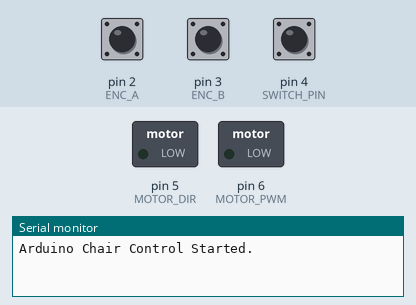
Bench run of a sketch on a simulated Arduino Uno, built with avr-gcc and run on an emulated ATmega328P. On the bench: switched loads named in the sketch (green lamp = pin HIGH), the last lines printed to the serial monitor. The inputs (shaded band) are chosen by the test bench; at power-on: pin 4 (SWITCH_PIN) HIGH, pin 2 (ENC_A) HIGH, pin 3 (ENC_B) HIGH.

Above: at 1.2 s.
1.3 s: pin 4 (SWITCH_PIN) pulled LOW for 0.15 s
At 2.1 s:
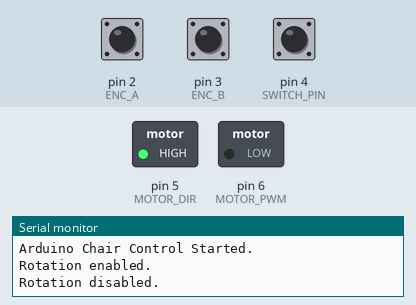
2.9 s: pin 4 (SWITCH_PIN) pulled LOW for 3.2 s
At 3.9 s:
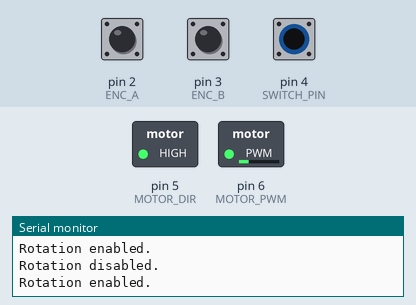
Timing chart, 0 to 7.6 s (numbered marks = the images above; inputs shaded):
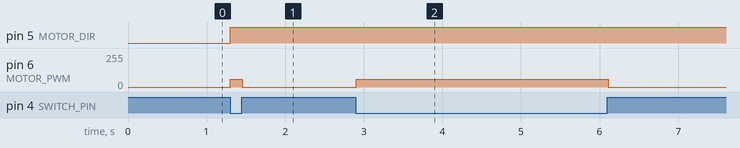

The sketch:

Rotating_Chair.ino
```cpp
#define ENC_A 2         // Rotary Encoder Channel A
#define ENC_B 3         // Rotary Encoder Channel B
#define SWITCH_PIN 4    // On/Off switch
#define MOTOR_DIR 5     // Motor direction control
#define MOTOR_PWM 6     // Motor speed control (PWM pin)

// Variables for encoder
volatile long encoderPosition = 0;   // Accumulated rotation
volatile bool lastA = false;         // Track last state of ENC_A
volatile bool lastB = false;         // Track last state of ENC_B

// User-defined max motor speed (0-255 for analogWrite)
int maxMotorSpeed = 180;  // Adjust as needed
// Motor speed offset to handle slow movement
int minMotorSpeed = 60;

// Debounce/safety
bool rotationEnabled = false;

void setup() {
  Serial.begin(9600);

  // Pin modes
  pinMode(ENC_A, INPUT_PULLUP);
  pinMode(ENC_B, INPUT_PULLUP);
  pinMode(SWITCH_PIN, INPUT_PULLUP);   // On/Off switch
  pinMode(MOTOR_DIR, OUTPUT);
  pinMode(MOTOR_PWM, OUTPUT);

  // Attach interrupts for the encoder
  attachInterrupt(digitalPinToInterrupt(ENC_A), updateEncoder, CHANGE);
  attachInterrupt(digitalPinToInterrupt(ENC_B), updateEncoder, CHANGE);

  // Read initial switch state
  rotationEnabled = (digitalRead(SWITCH_PIN) == LOW) ? true : false;

  // Initial motor off
  digitalWrite(MOTOR_DIR, LOW);
  analogWrite(MOTOR_PWM, 0);

  Serial.println("Arduino Chair Control Started.");
}

void loop() {
  // Check On/Off switch state
  bool currentSwitch = (digitalRead(SWITCH_PIN) == LOW);
  if (currentSwitch != rotationEnabled) {
    rotationEnabled = currentSwitch;
    if (!rotationEnabled) {
      // Turn off motor if switch is turned off
      analogWrite(MOTOR_PWM, 0);
      Serial.println("Rotation disabled.");
    } else {
      Serial.println("Rotation enabled.");
    }
  }

  // Calculate motor speed based on encoderPosition
  // (In a real system, you'd map 'encoderPosition' to a speed or position)
  long currentPos = encoderPosition;
  // For demonstration, use absolute value to define speed
  int speedVal = abs(currentPos) % 255; // Quick example mapping
  speedVal = constrain(speedVal, minMotorSpeed, maxMotorSpeed);

  // Determine direction based on sign of encoderPosition
  // Positive = one direction, negative = the other
  bool dir = (currentPos >= 0);

  if (rotationEnabled) {
    // Set motor direction
    digitalWrite(MOTOR_DIR, dir ? HIGH : LOW);
    // Set motor speed (PWM)
    analogWrite(MOTOR_PWM, speedVal);
  }

  // Optional: If you want to send DMX or lighting triggers to the laptop,
  // you could do something like:
  // if (someCondition) {
  //   Serial.println("DMX 1 255"); // e.g., a command recognized by the laptop
  // }

  // Some small delay or do other tasks
  delay(50);
}

/*
  Interrupt Service Routine for the encoder.
  Reads ENC_A and ENC_B to update 'encoderPosition' accordingly.
*/
void updateEncoder() {
  bool A = digitalRead(ENC_A);
  bool B = digitalRead(ENC_B);

  // Determine direction
  if (A == lastA && B == lastB) return; // No change

  // If A changed first
  if (A != lastA && A == B) {
    encoderPosition++;
  }
  // If B changed first
  else if (B != lastB && A != B) {
    encoderPosition--;
  }

  lastA = A;
  lastB = B;
}
```

Measured:
- after the input at 1.3 s, pin 5 (MOTOR_DIR): LOW → HIGH at once; pin 6 (MOTOR_PWM): 0/255 → 60/255 at once, → 0/255 0.15 s later
- after the input at 2.9 s, pin 6 (MOTOR_PWM): 0/255 → 60/255 at once, → 0/255 3.2 s later
